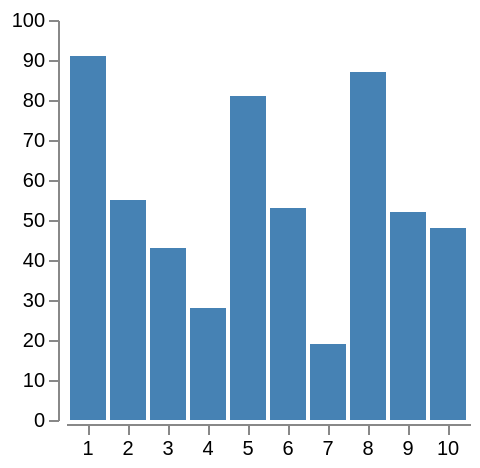

Source (Vega-Lite JSON):
### Vega specification from a JSON file in a GitHub repository (floating-point values rounded to 4 significant figures)
{"$schema": "https://vega.github.io/schema/vega/v3.0.json", "height": 200, "padding": 5, "signals": [{"name": "step", "value": 20, "bind": {"input": "range", "min": 0, "max": 40, "step": 1}}, {"name": "inner", "value": 0.1, "bind": {"input": "range", "min": 0, "max": 1}}, {"name": "outer", "value": 0.1, "bind": {"input": "range", "min": 0, "max": 1}}, {"name": "count", "value": 10, "bind": {"input": "range", "min": 0, "max": 20, "step": 1}}, {"name": "round", "value": false, "bind": {"input": "checkbox"}}, {"name": "width", "update": "ceil(step * bandspace(count, inner, outer))"}], "data": [{"name": "table", "values": [{"u": 1, "v": 91}, {"u": 2, "v": 55}, {"u": 3, "v": 43}, {"u": 4, "v": 28}, {"u": 5, "v": 81}, {"u": 6, "v": 53}, {"u": 7, "v": 19}, {"u": 8, "v": 87}, {"u": 9, "v": 52}, {"u": 10, "v": 48}, {"u": 11, "v": 24}, {"u": 12, "v": 49}, {"u": 13, "v": 87}, {"u": 14, "v": 66}, {"u": 15, "v": 17}, {"u": 16, "v": 27}, {"u": 17, "v": 68}, {"u": 18, "v": 16}, {"u": 19, "v": 49}, {"u": 20, "v": 15}], "transform": [{"type": "filter", "expr": "datum.u <= count"}]}], "scales": [{"name": "xscale", "type": "band", "range": {"step": {"signal": "step"}}, "paddingInner": {"signal": "inner"}, "paddingOuter": {"signal": "outer"}, "round": {"signal": "round"}, "domain": {"data": "table", "field": "u"}}, {"name": "yscale", "type": "linear", "range": "height", "domain": [0, 100], "zero": true, "nice": true}], "axes": [{"orient": "bottom", "scale": "xscale", "offset": 2}, {"orient": "left", "scale": "yscale", "offset": 4}], "marks": [{"type": "rect", "from": {"data": "table"}, "encode": {"enter": {"y": {"scale": "yscale", "field": "v"}, "y2": {"scale": "yscale", "value": 0}, "fill": {"value": "steelblue"}}, "update": {"x": {"scale": "xscale", "field": "u"}, "width": {"scale": "xscale", "band": 1}}}}]}
